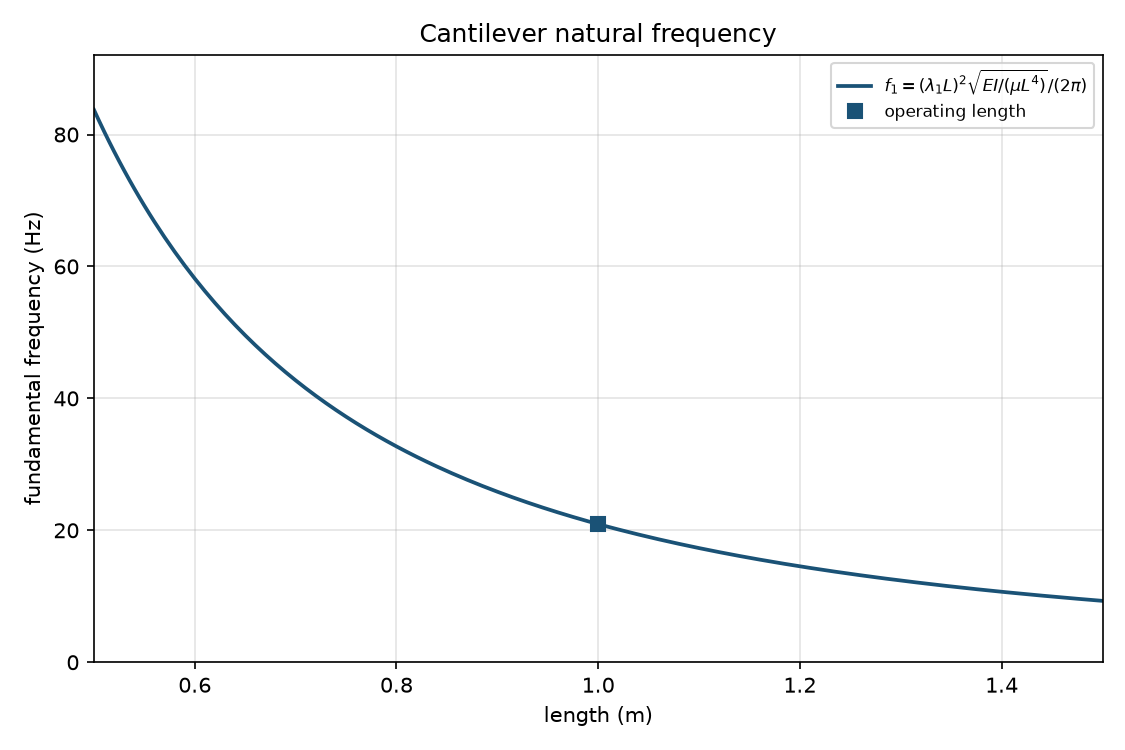

Write Python code to recreate this figure.
#!/usr/bin/env python3
"""Fundamental bending natural frequency of a uniform Euler-Bernoulli cantilever.

cantilever_lambda1_L is the first fixed-free root, lambda1*L ≈ 1.875104.
cantilever_omega_bending_1 is
  omega_n = (lambda1*L)**2 * sqrt(E*I / (mu * L**4)).
cantilever_freq_hz is f_Hz = omega_n / (2*pi).
Mass per length may be given directly (primary), or as total beam mass
with mu = m_beam / L. Tip mass and other end conditions are omitted.
"""

from __future__ import annotations

import argparse
import math
import sys
import tempfile
from pathlib import Path

CHECK_TOL = 1e-9
PLOT_TITLE = "Cantilever natural frequency"
PLOT_LENGTH_START = 0.5
PLOT_LENGTH_END = 1.5
PLOT_Y_PAD = 1.1
N_CURVE = 201
# First root of cosh(x)*cos(x) + 1 = 0 for a uniform fixed-free beam.
# NASA TN D-2831 lists 1.87510; the six-digit classic value is used here.
LAMBDA1_L = 1.875104
MODE_NAME = "cantilever_uniform_bending_1"

SKILL_DIR = Path(__file__).resolve().parent

ASSUMPTIONS = (
    "uniform Euler-Bernoulli cantilever (fixed-free); undamped; "
    "first bending mode only; "
    f"cantilever_lambda1_L = {LAMBDA1_L:g}; "
    "cantilever_omega_bending_1 omega_n = (lambda1*L)**2 * "
    "sqrt(E*I/(mu*L**4)); "
    "cantilever_freq_hz f_Hz = omega_n/(2*pi); "
    "primary mass path is mass per length mu; "
    "alternate path is total beam mass with mu = m_beam/L; "
    "homogeneous isotropic linear-elastic material; "
    "tip mass, massless-beam tip-mass mode, higher modes, damping, "
    "forced response, and non-cantilever end conditions are omitted"
)


def print_kv(key: str, value: object) -> None:
    if isinstance(value, float):
        text = f"{value:.8g}"
    else:
        text = str(value)
    print(f"{key}: {text}")


def close(actual: float, expected: float, tol: float = CHECK_TOL) -> bool:
    scale = max(abs(expected), 1.0)
    return abs(actual - expected) <= tol * scale


def require_positive(name: str, value: float) -> None:
    if not math.isfinite(value) or value <= 0.0:
        raise ValueError(f"{name} must be finite and > 0")


def mass_per_length_from_total(mass: float, length: float) -> float:
    """Alternate mass path: mu = m_beam / L."""
    return mass / length


def omega_bending_1(
    modulus: float, inertia: float, length: float, mu: float
) -> float:
    """cantilever_omega_bending_1: (lambda1*L)**2 * sqrt(E*I/(mu*L**4))."""
    return (LAMBDA1_L**2) * math.sqrt(modulus * inertia / (mu * length**4))


def freq_hz(omega: float) -> float:
    """cantilever_freq_hz: f_Hz = omega_n / (2*pi)."""
    return omega / (2.0 * math.pi)


def evaluate(
    modulus: float,
    inertia: float,
    length: float,
    mu: float | None,
    mass: float | None,
) -> dict[str, float | str]:
    require_positive("Young's modulus", modulus)
    require_positive("second moment of area", inertia)
    require_positive("length", length)

    has_mu = mu is not None
    has_mass = mass is not None
    if has_mu and has_mass:
        raise ValueError("pass --mu or --mass, not both")
    if not has_mu and not has_mass:
        raise ValueError("requires --mu or --mass")

    if has_mu:
        require_positive("mass per length", float(mu))
        mu_use = float(mu)
        source = "mu"
        result: dict[str, float | str] = {
            "E_Pa": modulus,
            "I_m4": inertia,
            "L_m": length,
            "mu_kg_m": mu_use,
            "mu_source": source,
        }
    else:
        require_positive("beam mass", float(mass))
        mu_use = mass_per_length_from_total(float(mass), length)
        source = "mass"
        result = {
            "E_Pa": modulus,
            "I_m4": inertia,
            "L_m": length,
            "mu_kg_m": mu_use,
            "mu_source": source,
            "m_beam_kg": float(mass),
        }

    omega = omega_bending_1(modulus, inertia, length, mu_use)
    result["lambda1_L"] = LAMBDA1_L
    result["omega_n_rad_s"] = omega
    result["f_Hz"] = freq_hz(omega)
    result["mode"] = MODE_NAME
    return result


def linspace(start: float, stop: float, count: int) -> list[float]:
    if count == 1:
        return [start]
    step = (stop - start) / (count - 1)
    return [start + step * i for i in range(count)]


def ensure_matplotlib():
    try:
        import matplotlib

        if "matplotlib.pyplot" not in sys.modules:
            matplotlib.use("Agg")
        import matplotlib.pyplot as plt
    except ImportError as exc:
        raise ValueError(
            "matplotlib is required to plot cantilever natural frequency"
        ) from exc
    return plt


def write_plot(result: dict[str, float | str], out_path: Path) -> None:
    plt = ensure_matplotlib()
    modulus = float(result["E_Pa"])
    inertia = float(result["I_m4"])
    length = float(result["L_m"])
    mu = float(result["mu_kg_m"])
    f_op = float(result["f_Hz"])
    l_min = PLOT_LENGTH_START * length
    l_max = PLOT_LENGTH_END * length
    lengths = linspace(l_min, l_max, N_CURVE)
    freqs = [
        freq_hz(omega_bending_1(modulus, inertia, L, mu)) for L in lengths
    ]
    y_top = PLOT_Y_PAD * max(max(freqs), f_op)

    fig, ax = plt.subplots(1, 1, figsize=(7.5, 5.0))
    ax.plot(
        lengths,
        freqs,
        color="#1a5276",
        linewidth=1.8,
        label=r"$f_1=(\lambda_1 L)^2\sqrt{EI/(\mu L^4)}/(2\pi)$",
    )
    ax.plot(
        length,
        f_op,
        "s",
        color="#1a5276",
        markersize=7,
        zorder=5,
        label="operating length",
    )
    ax.set_xlabel("length (m)")
    ax.set_ylabel("fundamental frequency (Hz)")
    ax.set_title(PLOT_TITLE)
    ax.grid(True, alpha=0.35)
    ax.legend(loc="best", fontsize=8)
    ax.set_xlim(l_min, l_max)
    ax.set_ylim(0.0, y_top)
    fig.tight_layout()
    out_path.parent.mkdir(parents=True, exist_ok=True)
    try:
        fig.savefig(out_path, dpi=150)
    except OSError as exc:
        plt.close(fig)
        raise ValueError(f"could not write the plot: {exc}") from exc
    plt.close(fig)


def emit(result: dict[str, float | str], graph: Path | None) -> None:
    print_kv("title", PLOT_TITLE)
    print_kv("assumptions", ASSUMPTIONS)
    print_kv("E_Pa", result["E_Pa"])
    print_kv("I_m4", result["I_m4"])
    print_kv("L_m", result["L_m"])
    print_kv("mu_kg_m", result["mu_kg_m"])
    print_kv("mu_source", result["mu_source"])
    if "m_beam_kg" in result:
        print_kv("m_beam_kg", result["m_beam_kg"])
    print_kv("lambda1_L", result["lambda1_L"])
    print_kv("omega_n_rad_s", result["omega_n_rad_s"])
    print_kv("f_Hz", result["f_Hz"])
    print_kv("mode", result["mode"])
    if graph is not None:
        print_kv("graph", str(graph))


def fail(message: str) -> int:
    print(f"CHECK FAIL: {message}", file=sys.stderr)
    return 1


def run_check() -> int:
    # Unit path: E = I = mu = L = 1 => omega = (lambda1*L)**2.
    unit_omega = omega_bending_1(1.0, 1.0, 1.0, 1.0)
    if not close(unit_omega, LAMBDA1_L**2):
        return fail("unit omega is not (lambda1*L)**2")
    if not close(freq_hz(unit_omega), (LAMBDA1_L**2) / (2.0 * math.pi)):
        return fail("unit f_Hz mismatch")

    # lambda1*L squared cross-check against the classic 3.516015 value.
    if not close(LAMBDA1_L**2, 3.516015, tol=1e-6):
        return fail("(lambda1*L)**2 is not near 3.516015")

    # NASA TN D-2831 lists the first characteristic root as 1.87510.
    if abs(LAMBDA1_L - 1.87510) > 5e-6:
        return fail("lambda1*L disagree with NASA TN D-2831 1.87510")

    # Sample aluminum-like boom: E=70e9, I=1e-8, L=1, mu=0.5.
    modulus = 7.0e10
    inertia = 1.0e-8
    length = 1.0
    mu = 0.5
    expected_omega = (LAMBDA1_L**2) * math.sqrt(
        modulus * inertia / (mu * length**4)
    )
    sample = evaluate(modulus, inertia, length, mu, None)
    if sample["mode"] != MODE_NAME:
        return fail("mode name mismatch")
    if sample["mu_source"] != "mu":
        return fail("mu path did not set mu_source")
    if not close(float(sample["omega_n_rad_s"]), expected_omega):
        return fail("mu-path omega mismatch")
    if not close(float(sample["f_Hz"]), expected_omega / (2.0 * math.pi)):
        return fail("mu-path f_Hz mismatch")

    mass = mu * length
    from_mass = evaluate(modulus, inertia, length, None, mass)
    if from_mass["mu_source"] != "mass":
        return fail("mass path did not set mu_source")
    if not close(float(from_mass["mu_kg_m"]), mu):
        return fail("mass path mu = m/L mismatch")
    if not close(float(from_mass["omega_n_rad_s"]), expected_omega):
        return fail("mass-path omega disagrees with mu path")
    if "m_beam_kg" not in from_mass:
        return fail("mass path did not print m_beam_kg")

    # f scales as 1/L**2 at fixed E, I, mu.
    double_l = evaluate(modulus, inertia, 2.0 * length, mu, None)
    if not close(
        float(double_l["f_Hz"]), float(sample["f_Hz"]) / 4.0
    ):
        return fail("doubling L did not quarter f_Hz")

    try:
        evaluate(modulus, inertia, length, mu, mass)
        return fail("both --mu and --mass were accepted")
    except ValueError:
        pass
    try:
        evaluate(modulus, inertia, length, None, None)
        return fail("missing mass path was accepted")
    except ValueError:
        pass
    try:
        evaluate(0.0, inertia, length, mu, None)
        return fail("zero modulus was accepted")
    except ValueError:
        pass
    try:
        evaluate(modulus, inertia, length, 0.0, None)
        return fail("zero mu was accepted")
    except ValueError:
        pass

    class _Capture:
        def __init__(self) -> None:
            self.parts: list[str] = []

        def write(self, text: str) -> None:
            self.parts.append(text)

        def flush(self) -> None:
            return None

    def capture(argv: list[str]) -> tuple[int, str, str]:
        out = _Capture()
        err = _Capture()
        old_out, old_err = sys.stdout, sys.stderr
        sys.stdout, sys.stderr = out, err
        try:
            code = main(argv)
        finally:
            sys.stdout, sys.stderr = old_out, old_err
        return code, "".join(out.parts), "".join(err.parts)

    with tempfile.TemporaryDirectory() as tmp:
        out = str(Path(tmp) / "cantilever.png")
        code, text, err = capture(
            [
                "--E",
                "7e10",
                "--inertia",
                "1e-8",
                "--length",
                "1",
                "--mu",
                "0.5",
                "--out",
                out,
            ]
        )
        if code != 0:
            return fail(f"main returned {code}: {err}")
        data = Path(out).read_bytes()
        if not data.startswith(b"\x89PNG"):
            return fail("run did not write a PNG")
        for key in (
            "title: Cantilever natural frequency",
            "E_Pa:",
            "I_m4:",
            "L_m:",
            "mu_kg_m:",
            "omega_n_rad_s:",
            "f_Hz:",
            f"mode: {MODE_NAME}",
            "graph:",
        ):
            if key not in text:
                return fail(f"stdout missing {key}")

        code, text, err = capture(
            [
                "--E",
                "7e10",
                "--inertia",
                "1e-8",
                "--length",
                "1",
                "--mass",
                "0.5",
            ]
        )
        if code != 0:
            return fail(f"mass path returned {code}: {err}")
        if "mu_source: mass" not in text:
            return fail("mass path did not print mu_source")
        if "m_beam_kg:" not in text:
            return fail("mass path did not print m_beam_kg")
        if "graph:" in text:
            return fail("run without --out printed graph")

        code, _text, err = capture(
            [
                "--E",
                "7e10",
                "--inertia",
                "1e-8",
                "--length",
                "1",
                "--mu",
                "0.5",
                "--mass",
                "0.5",
            ]
        )
        if code != 2 or "not both" not in err:
            return fail("both mass flags were accepted on the CLI")
        code, _text, _err = capture(
            ["--E", "7e10", "--inertia", "1e-8", "--length", "1"]
        )
        if code != 2:
            return fail("missing mu/mass was accepted")
        code, _text, _err = capture([])
        if code != 2:
            return fail("missing required flags were accepted")

    print("check: pass")
    print_kv("lambda1_L", LAMBDA1_L)
    print_kv("omega_n_rad_s", expected_omega)
    print_kv("f_Hz", expected_omega / (2.0 * math.pi))
    return 0


def parse_args(argv: list[str] | None = None) -> argparse.Namespace:
    parser = argparse.ArgumentParser(
        description=(
            "Fundamental bending natural frequency of a uniform "
            "Euler-Bernoulli cantilever (fixed-free), with optional PNG "
            "of frequency versus length."
        )
    )
    parser.add_argument("--E", type=float, default=None, help="Young's modulus E [Pa]")
    parser.add_argument(
        "--inertia",
        type=float,
        default=None,
        help="second moment of area I [m^4]",
    )
    parser.add_argument(
        "--length",
        type=float,
        default=None,
        help="beam length L [m]",
    )
    parser.add_argument(
        "--mu",
        type=float,
        default=None,
        help="mass per length mu [kg/m] (primary mass path)",
    )
    parser.add_argument(
        "--mass",
        type=float,
        default=None,
        help="total beam mass m_beam [kg]; sets mu = m_beam/L",
    )
    parser.add_argument("--out", type=str, default=None, help="optional PNG path")
    parser.add_argument(
        "--check", action="store_true", help="run built-in consistency checks"
    )
    return parser.parse_args(argv)


def main(argv: list[str] | None = None) -> int:
    args = parse_args(argv)
    if args.check:
        return run_check()

    if args.E is None or args.inertia is None or args.length is None:
        print(
            "error: requires --E, --inertia, --length, and either --mu or --mass",
            file=sys.stderr,
        )
        return 2

    try:
        result = evaluate(args.E, args.inertia, args.length, args.mu, args.mass)
    except ValueError as exc:
        print(f"error: {exc}", file=sys.stderr)
        return 2

    graph: Path | None = None
    if args.out is not None:
        out_path = Path(args.out).resolve()
        try:
            write_plot(result, out_path)
        except ValueError as exc:
            print(f"error: {exc}", file=sys.stderr)
            return 2
        graph = out_path

    emit(result, graph)
    return 0


if __name__ == "__main__":
    sys.exit(main())
